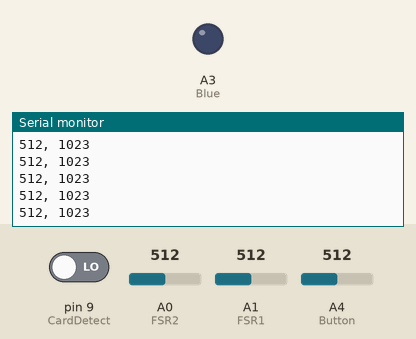
Simulated run of this sketch. Board: Arduino Pro Mini, built with avr-gcc and run on an emulated ATmega328P. Shown: output pins drawn as LEDs (lit = HIGH), the last lines printed to the serial monitor. The test bench sets the inputs (shaded band); at power-on: A1 (FSR1) = 512, pin 9 (CardDetect) LOW, A0 (FSR2) = 512, A4 (Button) = 512. Storage starts empty; pins used as bus, display or sensor lines are not drawn.

Above: at 1.2 s.
1.3 s: A1 (FSR1) set to 985
At 1.8 s:
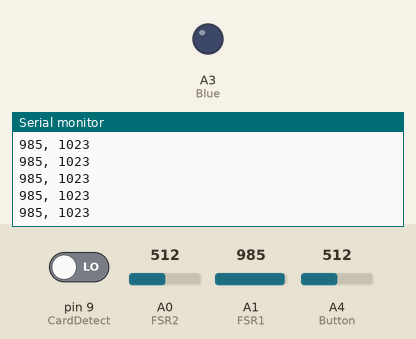
6.7 s: A1 (FSR1) set to 1009
At 7.5 s:
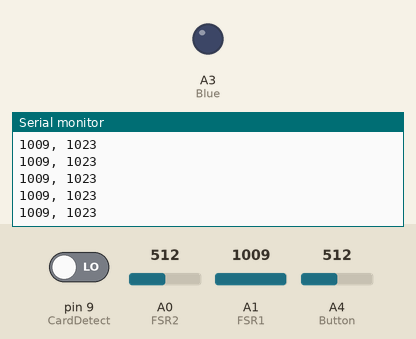
Timing chart, 0 to 9.7 s (numbered marks = the images above; inputs shaded):
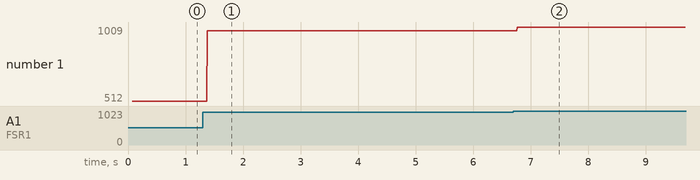

Measured:
- after the input at 1.3 s, the serial monitor: prints a new line after 0.08 s (image 1)
- after the input at 6.7 s, the serial monitor: prints a new line after 0.07 s (image 2)
- plotted number 1: 512 → 985 after the input at 1.3 s, 985 → 1009 after the input at 6.7 s

The sketch:

Controller_v3.ino
```cpp
//Controller for Vestibular Evoked MyoPotentials
//Arudino Pro Mini/Dynabrush Board Code
//Shreyank Desai
//MS Thesis Project
//Rutgers Univserity
//Spring 2018
//Version 3

#include <SPI.h>
#include <SD.h>
File data;

void setup() {
  // put your setup code here, to run once:
  Serial.begin(9600);

  int CardDetect = 9; //Card Detect Pin
  SD.begin(10); //SD chip select Pin 10
    while (!Serial) {
      ; // Wait for serial port to connect. Needed for native USB port only
    }

  //SD card detection - Halts program, Reset after mounting
  //If SD card not deteted LED D2 will light up
  if (digitalRead(CardDetect) == HIGH) {
    digitalWrite(4, HIGH);
    while (1);
  }

  data = SD.open("/"); //Lists directort files
  printDirectory(data, 0);
  data.close();

  //Pin Designations
  pinMode(A4,INPUT); //Button
  pinMode(A3,OUTPUT); //Blue
  pinMode(A2,INPUT); //Yellow
  pinMode(A1,INPUT); //FSR1
  pinMode(A0,INPUT); //FSR2
  pinMode(5, OUTPUT); //PWM for Brown
}

void loop() {
  // put your main code here, to run repeatedly:
  int Brown = 5; //Base on transistor, controls solenoid firing
  int Button = A4; //Data acquistion initiaion button
  int Blue = A3; //Emitter on transistor, set to zero/GND
  int Yellow = A2; //Striker internal sensor
  int FSR1 = A1; //FSR1 - LEFT
  int FSR2 = A0; //FSR2 - Right

  if(analogRead(Button) > 0){ // && analogRead(Yellow) > 1000){  //*****
    //Checks Button press and Striker internal sensor above threshold
    NewFile(); //Creates and opens new file
    StrikeRecord(); //Fires striker and records data
    Serial.println("TEST COMPLETED");
    }
  //END OF PROGRAM - Standby for next button press
}

void NewFile(){
    //Creates new file each call
    //Checks to see if file exists first before creating

  char filename[] = "RUN000.TXT";
  for (int i = 0; i <= 999; i++) {
    filename[3] = floor(i/100) + '0';
    filename[4] = (i % 100)/ 10 + '0';
    filename[5] = i%10 + '0';
      if (! SD.exists(filename)) {
        // only open a new file if it doesn't exist
        Serial.println(filename);
        data = SD.open(filename, FILE_WRITE);
        break;  // leave the loop!
      }
    }
    Serial.println("Newfile Function - DONE");
}

void StrikeRecord(){
  //This function sends 50% Duty Cycle square wave
  //to the base of the transistor (brown wire) in the striker
  //allowing the solenoid to fire
    int F = 2; //Frequency in Hz
    int T = 500/F; // half* of period in milliseconds
    int S = 10; //number of strikes requiredq
    int Brown = 5; //Base on transistor, controls solenoid firing
    int set1; //Limit for data acquisition loop first half of period
    int set2; //Limit for data acquisition loop second half of period
    int sig;
    int FSR1 = A1; //FSR1 - LEFT
    int FSR2 = A0; //FSR2 - Right
    int val1; //FSR1 value
    int val2; //FSR2 value

    digitalWrite(7, HIGH); //D1 LED ON
    for(int i=0; i < S; i++){
      digitalWrite(Brown, HIGH);
      set1 = millis() + T; //set time limit
      while(millis() <= set1) //Read signal for T ms after strike
      {
        sig = 1023;
        val1 = analogRead(FSR1);  //Read FSR1 Signal
        val2 = analogRead(FSR2);  //Read FSR2 Signal
        Serial.print(val1);  //Printing to serial port
       Serial.print(", "); //Comma separation
       Serial.println(sig);
        data.print(val1);  //Send data to patient file
        data.print(", ");  //Comma separation
        data.println(sig);
      }
      digitalWrite(Brown, LOW);
      set2 = millis() + T; //set time limit
      while(millis() <= set2) //Read signal for T ms after strike
      {
        sig = 0;
        val1 = analogRead(FSR1);  //Read FSR1 Signal
        val2 = analogRead(FSR2);  //Read FSR2 Signal
        Serial.print(val1); //Printing to serial port
        Serial.print(", "); //Comma separation
        Serial.println(sig);
        data.print(val1);  //Send data to patient file
        data.print(", ");  //Comma separation
        data.println(sig);
      }
    //  for(int t=0; t <= 20; t++){ //GAP
    //    Serial.print("3000");  //Printing to serial port
    //    Serial.print(", "); //Comma separation
    //    Serial.println("3000");
    //    data.print("3000");  //Send data to patient file
    //    data.print(", ");  //Comma separation
    //    data.println("3000");
    //  }
    }
    digitalWrite(7, LOW);  //D1 LED OFF
    data.close(); //*NOTE: file does save unless closed or flushed
    Serial.println("Striker Function - DONE");
}

void printDirectory(File dir, int numTabs) {
  //When connected to serial port
  //displays all files in directory

  while (true) {
    File entry =  dir.openNextFile();
    if (! entry) {
      // no more files
      break;
    }
    for (uint8_t i = 0; i < numTabs; i++) {
      Serial.print('\t');
    }
    Serial.print(entry.name());
    if (entry.isDirectory()) {
      Serial.println("/");
      printDirectory(entry, numTabs + 1);
    } else {
      // files have sizes, directories do not
      Serial.print("\t\t");
      Serial.println(entry.size(), DEC);
    }
    entry.close();
  }
}
```
